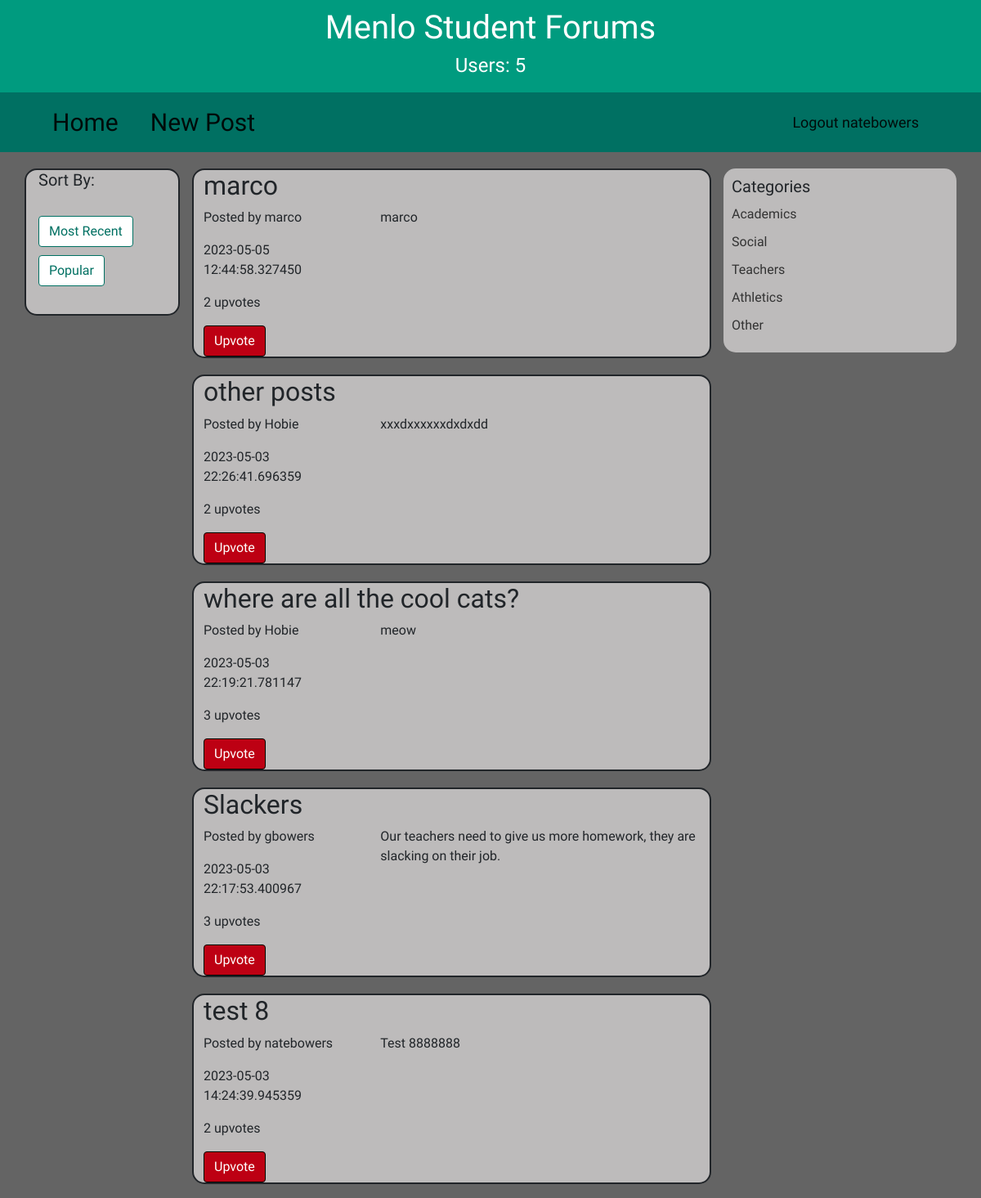
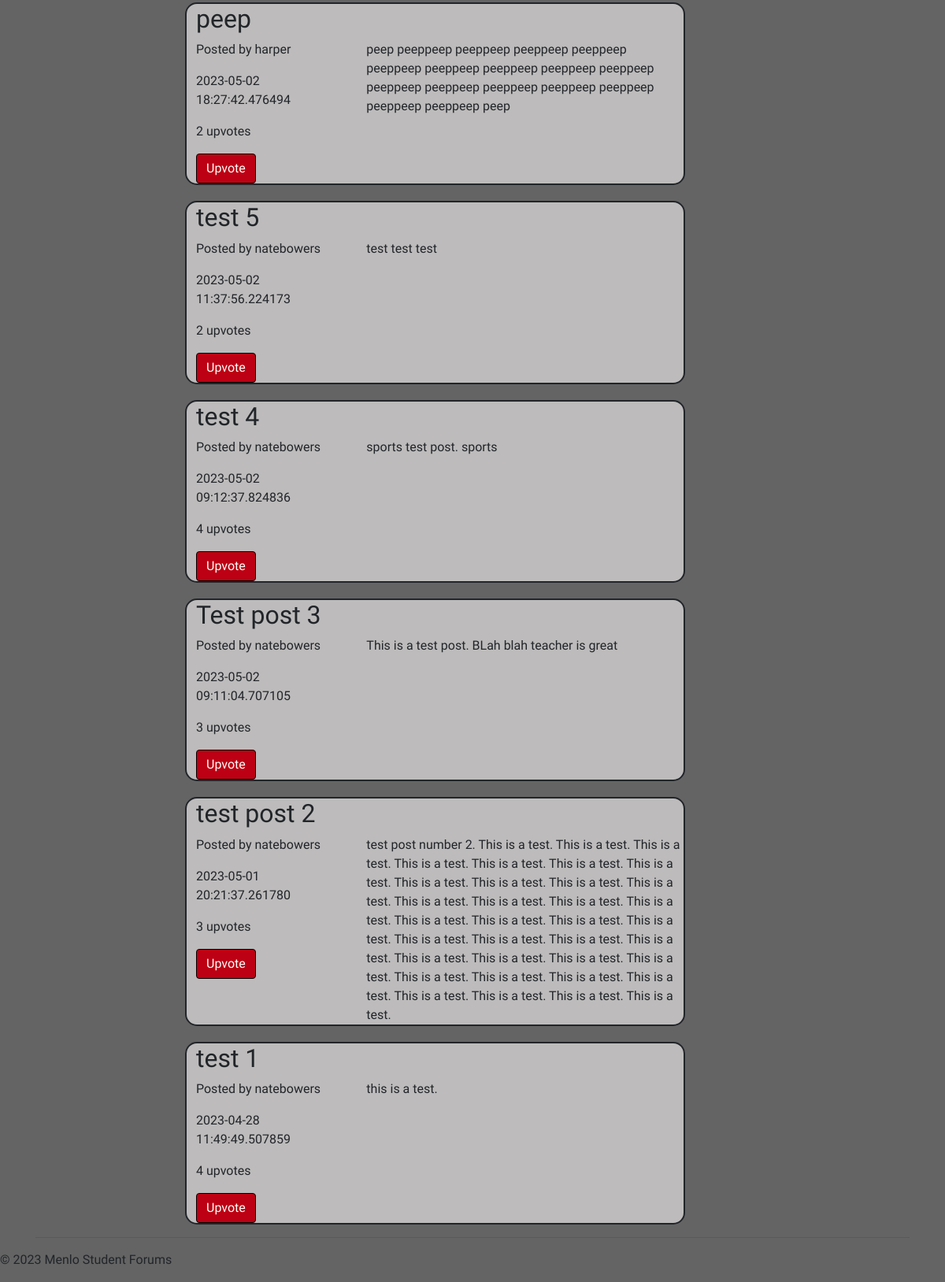
Screenshot of /home (signed in) with the database file from the repository (2 pictures, top to bottom).
### models.py (models this page shows, shortened)
class User(Base):
    __tablename__ = "users"
    username = Column("username", TEXT, primary_key=True)
    password = Column("password", TEXT, nullable=False)
    upvotes = relationship("Upvote", back_populates="user")

class Post(Base):
    __tablename__ = "posts"
    title = Column("title", TEXT, nullable=False)
    topic = Column("topic", TEXT, nullable=False)
    content = Column("content", TEXT, nullable=False)
    user_id = Column("user_id", TEXT, nullable=False)
    id = Column("id", INTEGER, primary_key=True, autoincrement=True)
    time = Column("time", TEXT, nullable=False)
    upvotes = relationship("Upvote", back_populates="post")
    upvoters = relationship("User", secondary="upvotes", primaryjoin="Post.id == Upvote.post_id", secondaryjoin="User.username == Upvote.upvoter_username", backref="upvoted_posts")

### app.py (the view)
@app.route("/home")
def home():
    if "username" in session:
        posts = db_session.query(Post).order_by(Post.time.desc()).all()
        count_users=db_session.query(User).count()
        logged_in_user=db_session.query(User).where(User.username == session["username"]).first()
        return render_template("home.html",posts=posts, count_users=count_users, u=logged_in_user)
    else:
        flash("You need to log in")
        count_users=db_session.query(User).count()
        return redirect(url_for("login", count_users=count_users))

### templates/home.html (shortened to what this page needs)
{% set active_page = "home" %}
{% extends "base.html" %}
{% block content %}
<nav class="navbar navbar-expand-lg navbar-light">
    <div class="container">
      <a class="navbar-brand homenavbar nav-left-buttons" href="/home">Home</a>
      <a class="navbar-brand nav-left-buttons mr-auto" href="/newpost">New Post</a>
      <div class=" justify-content-end">
        <ul class="navbar-nav">
          <li class="nav-item ml-auto">
            <a class="navbar-brand" href="/logout">Logout {{u.username}}</a>
          </li>
        </ul>
      </div>
    </div>
  </nav>
<div class="container">
    <div class="row">
        <div class="col-md-2 sortby">
            <h4>Sort By:</h4>
            <br>
            <a class="btn btn-default" href="/home/recent">Most Recent</a>
            <br>
            <a class="btn btn-default" href="/home/popular">Popular</a>
        </div>
        <div class="col-md-7">
            {% for post in posts %}
                <div class="post" id="post{{post.id}}">
                    <h2 class="post-title">{{ post.title }}</h2>
                    <div class="row">
                        <div class="col-md-4">
                            <p class="post-info">Posted by {{ post.user_id }}</p>
                            <p>{{ post.time }}</p>
                            <p class="post-stats">{{ post.upvotes|length }} upvotes</p>
                            {%if u in post.upvoters%}
                                <button type="submit" class="btn btn-primary disabled-submit-button">Upvote</button>
                            {%else%}
                                <form method="POST" action="/upvote">
                                    <input type="hidden" value="{{ post.id }}" name="post-id">
                                    <button type="submit" class="btn btn-primary upvote-btn">Upvote</button>
                                </form>
                            {%endif%}
                        </div>
                        <div class="col-md-8">
                            <div class="post-content">
                                <p>{{ post.content }}</p>
                            </div>
                        </div>
                    </div>
                </div>
            {% endfor %}
        </div>
        <div class="col-md-3 categories">
            <h3>Categories</h3>
            <ul>
                <li><a href="/home/academics">Academics</a></li>
                <li><a href="/home/social">Social</a></li>
                <li><a href="/home/teachers">Teachers</a></li>
                <li><a href="/home/athletics">Athletics</a></li>
                <li><a href="/home/other">Other</a></li>
            </ul>
        </div>
    </div>
    <hr>
</div>
{%endblock%}

### static/styles/style.css (style rules this page uses)
body { background-color: #646464; font-family: 'Jura', sans-serif; }
.btn-primary { background-color: #009B7F; border-color: #009B7F; }
.navbar { background-color: #007062; color: #FFFFFF; }
.navbar a { color: #FFFFFF; display: inline-block; padding: 2px 4px; border-radius: 5px; }
.nav-left-buttons { align-self: left; }
.homenavbar { padding-right: 3vw; }
.navbar-brand { font-family: 'Jura', sans-serif; font-size: 30px; color: #FFF; margin-left: 15px; }
.navbar-nav li a { font-size: 18px; color: #FFF; padding: 15px; }
.sortby h4 { font-family: 'Jura', sans-serif; font-size: 20px; }
.sortby a { margin-right: 10px; margin-bottom: 10px; background-color: #FFF; color: #007062; border-color: #007062; }
.sortby { border:#212529 2px solid; background-color: #bdbbbb; max-height: 180px; margin-top:20px; border-radius:15px; }
.post { border:#212529 2px solid; margin-top:20px; padding-left:1vw; border-radius: 15px; background-color: #bdbbbb; }
.post-content p { margin-bottom: 0; }
.disabled-submit-button { background-color: #bd0013; border-color: black; }
.categories { background-color: #bdbbbb; padding: 10px; margin-top: 20px; border-radius: 15px; max-height: 225px; }
.categories h3 { font-size: 20px; margin-top: 0; margin-bottom: 10px; }
.categories ul { list-style: none; padding: 0; margin: 0; }
.categories li { margin-bottom: 10px; }
.categories a { color: #333333; text-decoration: none; }

### rows the page displays
User: username "natebowers"
Post: title "marco", user_id "marco", time "2023-05-05 12:44:58.327450", upvotes|length "2", content "marco"
Post: title "other posts", user_id "Hobie", time "2023-05-03 22:26:41.696359", upvotes|length "2", content "xxxdxxxxxxdxdxdd"
Post: title "where are all the cool cats?", user_id "Hobie", time "2023-05-03 22:19:21.781147", upvotes|length "3", content "meow"
Post: title "Slackers", user_id "gbowers", time "2023-05-03 22:17:53.400967", upvotes|length "3", content "Our teachers need to give us more homework, they are slacking on their job."
Post: title "test 8", user_id "natebowers", time "2023-05-03 14:24:39.945359", upvotes|length "2", content "Test 8888888"
Post: title "peep", user_id "harper", time "2023-05-02 18:27:42.476494", upvotes|length "2", content "peep peeppeep peeppeep peeppeep peeppeep peeppeep peeppeep peeppeep peeppeep peeppeep peeppeep peeppeep peeppeep peeppeep peeppeep peeppeep peeppeep peep"
Post: title "test 5", user_id "natebowers", time "2023-05-02 11:37:56.224173", upvotes|length "2", content "test test test"
Post: title "test 4", user_id "natebowers", time "2023-05-02 09:12:37.824836", upvotes|length "4", content "sports test post. sports"
Post: title "Test post 3", user_id "natebowers", time "2023-05-02 09:11:04.707105", upvotes|length "3", content "This is a test post. BLah blah teacher is great"
Post: title "test post 2", user_id "natebowers", time "2023-05-01 20:21:37.261780", upvotes|length "3", content "test post number 2. This is a test. This is a test. This is a test. This is a test. This is a test. This is a test. This is a test. This is a test. This is a test. This is a test. This is a test. This is a test. This is a test. This is a test. This is a test. This is a test. This is a test. This is a test. This is a test. This is a test. This is a test. This is a test. This is a test. This is a test. This is a test. This is a test. This is a test. This is a test. This is a test. This is a test. This is a test. This is a test. This is a test. This is a test. This is a test."
Post: title "test 1", user_id "natebowers", time "2023-04-28 11:49:49.507859", upvotes|length "4", content "this is a test."

### other values shown
{{ count_users }} "5"
